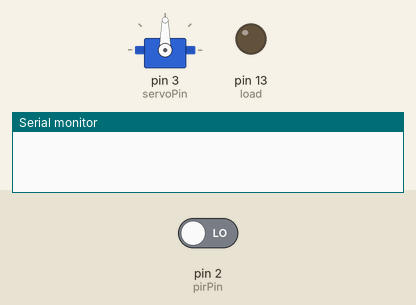
Recording of a sketch running on a simulated Arduino Uno, built with avr-gcc and run on an emulated ATmega328P. Shown: servo, output pins drawn as LEDs (lit = HIGH), the last lines printed to the serial monitor. The inputs (shaded band) are chosen by the test bench; at power-on: pin 2 (pirPin) LOW.

Above: at 1.2 s.
1.3 s: pin 2 (pirPin) driven HIGH
At 1.45 s:
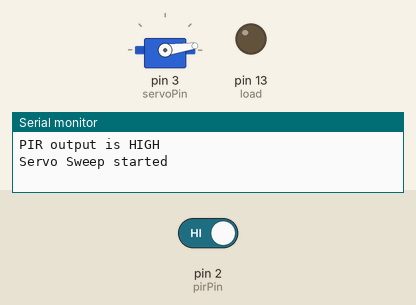
4.3 s: pin 2 (pirPin) driven LOW
At 7.2 s:
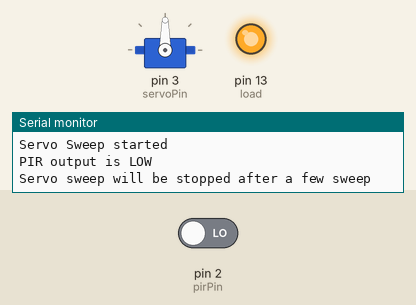
Timing chart, 0 to 13.3 s (numbered marks = the images above; inputs shaded):
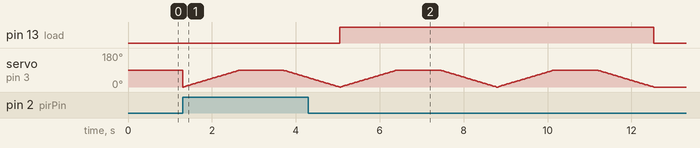

The sketch:

src.ino
```cpp
#include <Servo.h>

//Arduino based Code for PIR human Presence detection
//Hardware requirments: Servo(sg90) x 1 , PIR (140 degree) x 1
//PIR module is attached on to the shaft of Servo

//calibration
bool pir_logic = 1; // change it to 0 for active low PIR module
int speed_of_sweep  = 15; // if value increases speed will be decreased
int angle_of_sweep  = 90; // value should be in between 0 and 180 degrees
int delay_between_direction_change = 1000; // Delay between each direction change
int no_of_sweep_after_pir_low = 2; // number of sweep to be executed after the o/p of PIR becomes low

//

//Hardware Configuration
int pirPin = 2;
int servoPin = 3;
int load = 13;
//

//Global Variables
bool pir_flag = 0;
bool pir_value = 0;
int pos = 0;
bool pir_triggered_flag = 0;

Servo mainServo;


void setup()
{
  mainServo.attach(servoPin);
  pinMode(pirPin, INPUT);
  pinMode(load, OUTPUT);
  Serial.begin(9600);

}


void loop()
{
  pir_value = readPir();

  if (pir_value == HIGH)
  {
    digitalWrite(load, HIGH);
  }
  else
  {
    digitalWrite(load, LOW);
  }

}


bool readPir()
{
  if (digitalRead(pirPin) == pir_logic)
  {
    Serial.println("PIR output is HIGH");
    Serial.println("Servo Sweep started");
    pir_triggered_flag  = 1;

    for (pos = 0; pos <= angle_of_sweep; pos += 1)
    {
      mainServo.write(pos);
      delay(speed_of_sweep);
    }

    delay(delay_between_direction_change);

    for (pos = angle_of_sweep; pos >= 0; pos -= 1)
    {
      mainServo.write(pos);
      delay(speed_of_sweep);
    }
    pir_flag = 1;
  }
  else if (pir_triggered_flag == 1 && digitalRead(pirPin) == !pir_logic) // when PIR becomes LOW
  {
    Serial.println("PIR output is LOW");
    Serial.println("Servo sweep will be stopped after a few sweep");

    for (int i = 0; i < no_of_sweep_after_pir_low; i++)
    {
      for (pos = 0; pos <= angle_of_sweep; pos += 1)
      {
        mainServo.write(pos);
        delay(speed_of_sweep);
      }

      delay(delay_between_direction_change);

      for (pos = angle_of_sweep; pos >= 0; pos -= 1)
      {
        mainServo.write(pos);
        delay(speed_of_sweep);
      }
    }
    pir_triggered_flag = 0;

    pir_flag = 0;
  }
  return pir_flag;
}
```
